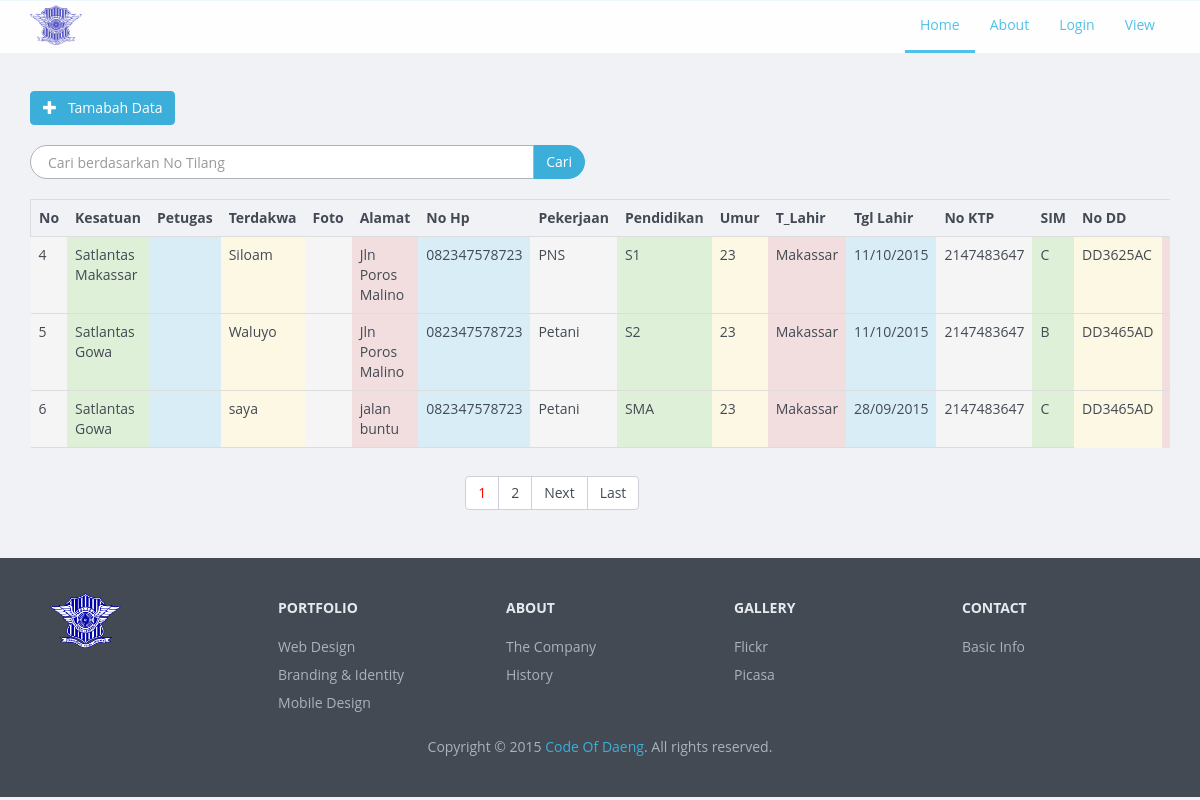
The page /view.php on the database its author committed.
### tables this page shows
CREATE TABLE IF NOT EXISTS `datatilang` (
  `id` int(10) NOT NULL,
  `kesatuan` varchar(30) NOT NULL,
  `nama_dakwa` varchar(30) NOT NULL,
  `alamat` varchar(30) NOT NULL,
  `no_hp` varchar(12) NOT NULL,
  `pekerjaan` varchar(20) NOT NULL,
  `pendidikan` varchar(10) NOT NULL,
  `umur` int(2) NOT NULL,
  `t_lahir` varchar(15) NOT NULL,
  `tgl_lahir` varchar(10) NOT NULL,
  `no_ktp` int(20) NOT NULL,
  `sim_gol` char(3) NOT NULL,
  `no_dd` varchar(8) NOT NULL,
  `jns_kendaraan` varchar(10) NOT NULL,
  `tgl_tilang` varchar(10) NOT NULL,
  `jam_tilang` varchar(5) NOT NULL,
  `jalan` varchar(25) NOT NULL,
  `wilayah` varchar(25) NOT NULL,
  `surat_sita` varchar(4) NOT NULL,
  `ambil_sitaan` varchar(30) NOT NULL,
  `pasal_dilanggar` varchar(30) NOT NULL,
  `jml_denda` varchar(10) NOT NULL,
  `foto` varchar(30) NOT NULL,
  `id_petugas` varchar(30) NOT NULL,
  `kertas` varchar(5) NOT NULL
);

### class.crud.php (the view, shortened to what this page needs)
<?php
	class crud
	{
		private $db;
		function __construct($DB_con)
			{
				$this->db = $DB_con;
			}
			public function dataview($query)
				{
					$stmt = $this->db->prepare($query);
					$stmt->execute();
					if($stmt->rowCount()>0)
						{
							while($row=$stmt->fetch(PDO::FETCH_ASSOC))
								{
									?>
              	<tr>
                		<td  class="active"> <?php print($row['id']); ?></td>
                		<td  class="success"><?php print($row['kesatuan']); ?></td>
										<td	 class="info"> 	 <?php print($row['id_petugas']); ?></td>
                		<td  class="warning"><?php print($row['nama_dakwa']); ?></td>
										<td	 class="active"> <?php print($row['foto']); ?></td>
                		<td  class="danger"> <?php print($row['alamat']); ?></td>
                		<td  class="info">	 <?php print($row['no_hp']); ?></td>
										<td  class="active"> <?php print($row['pekerjaan']); ?></td>
										<td  class="success"><?php print($row['pendidikan']); ?></td>
										<td  class="warning"><?php print($row['umur']); ?></td>
										<td	 class="danger"> <?php print($row['t_lahir']); ?></td>
										<td	 class="info">	 <?php print($row['tgl_lahir']); ?></td>
										<td  class="active"> <?php print($row['no_ktp']); ?></td>
										<td	 class="success"><?php print($row['sim_gol']); ?></td>
										<td	 class="warning"><?php print($row['no_dd']); ?></td>
										<td	 class="danger"> <?php print($row['jns_kendaraan']); ?></td>
            		</tr>
          			<?php
							}
				 	}
			 		else
			 			{
							?>
            		<tr>
            			<td>Data tidak ditemukan...</td>
            		</tr>
            	<?php
						}
			}
			public function paginglink($query,$records_per_page)
			{
				$self = $_SERVER['PHP_SELF'];
				$stmt = $this->db->prepare($query);
				$stmt->execute();
				$total_no_of_records = $stmt->rowCount();
				if($total_no_of_records > 0)
					{
						?><ul class="pagination"><?php
						$total_no_of_pages=ceil($total_no_of_records/$records_per_page);
						$current_page=1;
						 for($i=1;$i<=$total_no_of_pages;$i++)
						 {
							 if($i==$current_page)
							 	{
									echo "<li><a href='".$self."?page_no=".$i."' style='color:red;'>".$i."</a></li>";
								}
									else
										{
											echo "<li><a href='".$self."?page_no=".$i."'>".$i."</a></li>";
										}
							}
			if($current_page!=$total_no_of_pages)
			{
				$next=$current_page+1;
				echo "<li><a href='".$self."?page_no=".$next."'>Next</a></li>";
				echo "<li><a href='".$self."?page_no=".$total_no_of_pages."'>Last</a></li>";
			}
			?></ul><?php
		}
	}
}

### header.php (shortened to what this page needs)
<!DOCTYPE html PUBLIC "-//W3C//DTD XHTML 1.0 Transitional//EN" "http://www.w3.org/TR/xhtml1/DTD/xhtml1-transitional.dtd">
  <html>
    <head>
    		<link rel="stylesheet" href="bootstrap/css/site.min.css">
    </head>
    <body style="background-color: #f1f2f6;">
    		<div class="docs-header">
    			<nav class="navbar navbar-default navbar-custom" role="navigation">
    				<div class="container">
    					<div class="navbar-header">
    							<a class="navbar-brand" href="index.php"><img src='images/logo.png' height="40"/></a>
    					</div>
    					<div class="collapse navbar-collapse">
    						<ul class="nav navbar-nav navbar-right">
    								<li><a class="nav-link current" href="index.php">Home</a></li>
    								<li><a class="nav-link" href="#">About</a></li>
    								<li><a class="nav-link" href="#">Login</a></li>
                    <li><a class="nav-link" href="view.php">View</a></li>
    						</ul>
    					</div>
    				</div>
    			</nav>
    		</div>
  </body>
</html>

### view.php (shortened to what this page needs)
<?php include_once 'dbconfig.php'; ?>
<?php include('header.php'); ?>
			<div class="container">
					<a href="add-data.php" class="btn btn-large btn-primary"><i class="glyphicon glyphicon-plus"></i> &nbsp; Tamabah Data</a>
			</div>
				<div class="container">
					<div class="row">
						<div class="col-md-6">
								<div class="input-group form-search">
									<input type="text" class="form-control search-query"  placeholder="Cari berdasarkan No Tilang">
										<span class="input-group-btn">
													<button type="submit" class="btn btn-primary" data-type="last">Cari</button>
										</span>
								</div>
							</div>
						</div>
					<div class="table-responsive">
	 				<table class='table'>
						<tr class="table-bordered">
			        <th>No</th>
			        <th>Kesatuan</th>
							<th>Petugas</th>
			        <th>Terdakwa</th>
							<th>Foto</th>
			        <th>Alamat</th>
			        <th>No Hp</th>
			        <th>Pekerjaan</th>
			        <th>Pendidikan</th>
			        <th>Umur</th>
			        <th>T_Lahir</th>
			        <th>Tgl Lahir</th>
				      <th>No KTP</th>
							<th>SIM</th>
							<th>No DD</th>
							<th>Kendaraan</th>
     			</tr>
					<?php
							$query = "SELECT * FROM datatilang";
							$records_per_page=3;
							$newquery = $crud->paging($query,$records_per_page);
							$crud->dataview($newquery);
	 				?>
					<tr>
        		<td colspan="14" align="center">
 							<div class="pagination-wrap">
            			<?php $crud->paginglink($query,$records_per_page);?>
        			</div>
        		</td>
    		</tr>
			</table>
		</div>
		</div>
		<?php include('footer.php');  ?>

### footer.php
<html>
	<link rel="stylesheet" href="bootstrap/css/site.min.css">
<div class="row">
	<div class="col-md-12">
		<div class="footer">
						 <div class="container">
							 <div class="clearfix">
								 <div class="footer-logo"><a href="index.php"><img src="images/logo.png" height="55"/></a></div>
								 <dl class="footer-nav">
									 <dt class="nav-title">PORTFOLIO</dt>
									 <dd class="nav-item"><a href="#">Web Design</a></dd>
									 <dd class="nav-item"><a href="#">Branding &amp; Identity</a></dd>
									 <dd class="nav-item"><a href="#">Mobile Design</a></dd>
								 </dl>
								 <dl class="footer-nav">
									 <dt class="nav-title">ABOUT</dt>
									 <dd class="nav-item"><a href="#">The Company</a></dd>
									 <dd class="nav-item"><a href="#">History</a></dd>
								 </dl>
								 <dl class="footer-nav">
									 <dt class="nav-title">GALLERY</dt>
									 <dd class="nav-item"><a href="#">Flickr</a></dd>
									 <dd class="nav-item"><a href="#">Picasa</a></dd>
								 </dl>
								 <dl class="footer-nav">
									 <dt class="nav-title">CONTACT</dt>
									 <dd class="nav-item"><a href="#">Basic Info</a></dd>
								 </dl>
							 </div>
							 <div class="footer-copyright text-center">Copyright &copy; 2015 <a href="#">Code Of Daeng</a>. All rights reserved.</div>
						 </div>
					 </div>
				 </div>
			 </div>
</html>

### rows shown on the page
datatilang: id "4", kesatuan "Satlantas Makassar", nama_dakwa "Siloam", alamat "Jln Poros Malino", no_hp "082347578723", pekerjaan "PNS", pendidikan "S1", umur "23", t_lahir "Makassar", tgl_lahir "11/10/2015", no_ktp "2147483647", sim_gol "C", no_dd "DD3625AC"
datatilang: id "5", kesatuan "Satlantas Gowa", nama_dakwa "Waluyo", alamat "Jln Poros Malino", no_hp "082347578723", pekerjaan "Petani", pendidikan "S2", umur "23", t_lahir "Makassar", tgl_lahir "11/10/2015", no_ktp "2147483647", sim_gol "B", no_dd "DD3465AD"
datatilang: id "6", kesatuan "Satlantas Gowa", nama_dakwa "saya", alamat "jalan buntu", no_hp "082347578723", pekerjaan "Petani", pendidikan "SMA", umur "23", t_lahir "Makassar", tgl_lahir "28/09/2015", no_ktp "2147483647", sim_gol "C", no_dd "DD3465AD"
